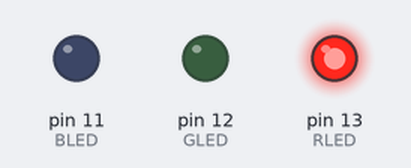
A sketch run on a simulated Arduino Uno, built with avr-gcc and run on an emulated ATmega328P. On the bench: output pins drawn as LEDs (lit = HIGH).

Above: at 0.05 s.
At 0.85 s:
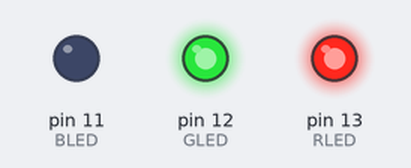
At 1.3 s:
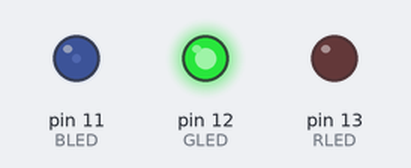
At 1.75 s:
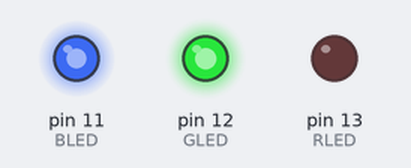
At 2.6 s:
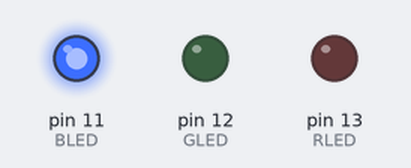
At 3.5 s:
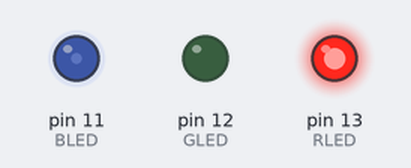
Timing chart, 0 to 8.4 s (numbered marks = the images above):
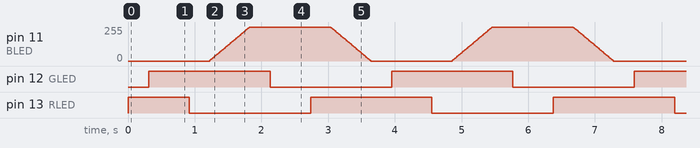

Measured:
- by itself, pin 12 (GLED): alternates HIGH for 1.8 s and LOW for 1.8 s
- by itself, pin 13 (RLED): repeats every 3.6 s: LOW 1.8 s, HIGH 1.8 s

The sketch:

multiLED.ino.ino
```cpp
const int RLED = 13;
const int GLED = 12;
const int BLED = 11;

void setup() {
pinMode(RLED,OUTPUT);
pinMode(GLED,OUTPUT);
pinMode(BLED,OUTPUT);

}

void loop() {
  for (int i = 0; i < 360; i++) {
    setHue(i);
    delay(10);
  }
}

int hueHelper(int t) {
 // return t/60 * 255;
  return map(t,0, 60,0,255); //Changes 0-60 range to 0-255
}

void setHue(int hue) {
  //0-360
  hue = hue%360;
  int temp;
  if (hue < 60) {
    temp = hueHelper(hue);
    setLED(255,temp,0);
  }
  else if (hue < 120){
    temp = hue-60;
    temp = 255 - hueHelper(temp);
    setLED(temp,255,0);
  }
  else if (hue < 180) {
    temp = hue - 120;
    temp = hueHelper(temp);
    setLED(0,255,temp);
  }
  else if (hue < 240) {
    temp = hue - 180;
    temp = 255 - hueHelper(temp);
    setLED(0,temp,255);
  }
  else if (hue < 300) {
    temp = hue - 240;
    temp = hueHelper(temp);
    setLED(temp,0,255);
  }
  else {
    temp = hue - 300;
    temp = 255 - hueHelper(temp);
    setLED(255,0,temp);
  }
}


void setLED(int r, int g, int b) {
  analogWrite(RLED, r);
  analogWrite(GLED, g);
  analogWrite(BLED, b);
}
```
